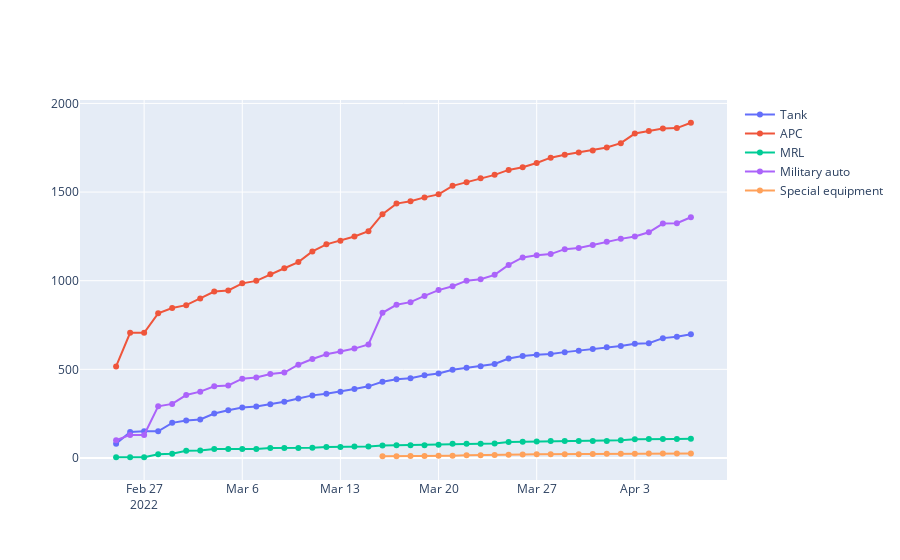

The cell this chart's notebook holds for it:
### Code cell
# Lost ground equipment

# Choose data

x = equipment_looses['date']
y0 = equipment_looses['tank']
y1 = equipment_looses['APC']
y2 = equipment_looses['MRL']
y3 = equipment_looses['military auto']
y4 = equipment_looses['special equipment']

# Create traces

fig = go.Figure()
fig.add_trace(go.Scatter(x=x, y=y0, mode='lines+markers', name='Tank'))
fig.add_trace(go.Scatter(x=x, y=y1, mode='lines+markers', name='APC'))
fig.add_trace(go.Scatter(x=x, y=y2, mode='lines+markers', name='MRL'))
fig.add_trace(go.Scatter(x=x, y=y3, mode='lines+markers', name='Military auto'))
fig.add_trace(go.Scatter(x=x, y=y4, mode='lines+markers', name='Special equipment'))

# Create a title
